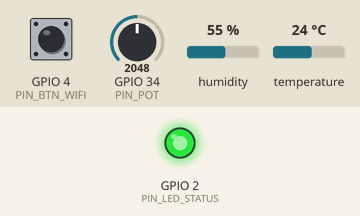
Bench run of a sketch on a simulated ESP32. Parts: output pins drawn as LEDs (lit = HIGH). The test bench sets the inputs (shaded band); at power-on: GPIO 4 (PIN_BTN_WIFI) HIGH, temperature 24 °C, GPIO 34 (PIN_POT) = 2048, humidity 55 %. WiFi joins after 1.5 s; servers stay silent unless stated; no MQTT or app messages arrive unless stated; what the sketch prints to the serial monitor is not drawn.

Above: at 3.2 s.
3.3 s: GPIO 4 (PIN_BTN_WIFI) pulled LOW for 0.15 s
At 4.0 s:
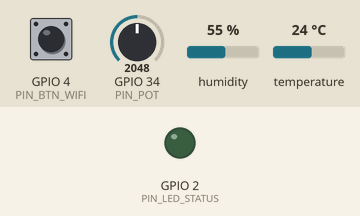
8.0 s: GPIO 4 (PIN_BTN_WIFI) pulled LOW for 1 s
14.9 s: temperature set to 34.2 °C
16.4 s: temperature set to 35.6 °C
21.1 s: GPIO 4 (PIN_BTN_WIFI) pulled LOW for 0.15 s
At 23.5 s:
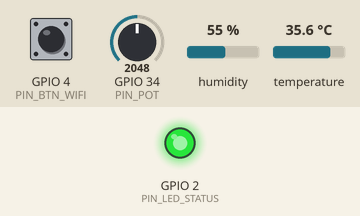
26.3 s: GPIO 4 (PIN_BTN_WIFI) pulled LOW for 3.2 s
At 27.5 s:
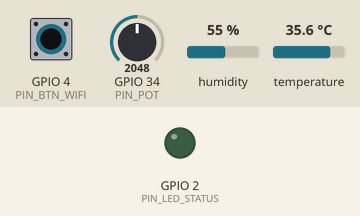
Timing chart, 0 to 31.5 s (numbered marks = the images above; inputs shaded):
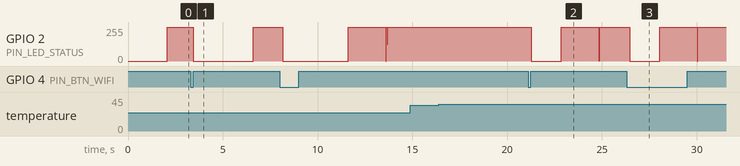

The sketch:

sketch.ino
```cpp
/* ============================================================================
 * CardioIA - Fase 3 / Parte 2
 * Transmissao para a nuvem via MQTT + Dashboard (Fog/Cloud Computing)
 * ----------------------------------------------------------------------------
 * Este sketch e a evolucao do firmware da Parte 1 (Edge). Em vez de apenas
 * imprimir as leituras no Serial, agora publicamos cada amostra em um broker
 * MQTT publico (HiveMQ) usando tres topicos hierarquicos:
 *
 *   cardioia/<deviceId>/sinais   -> payload JSON com {ts, bpm, temp, umid}
 *   cardioia/<deviceId>/alerta   -> publicado quando algum limite e violado
 *   cardioia/<deviceId>/status   -> "online" / "offline" (LWT)
 *
 * Mantemos a mesma logica de resiliencia da Parte 1: enquanto o ESP32
 * estiver desconectado (do Wi-Fi OU do broker MQTT), as amostras seguem
 * sendo gravadas no buffer circular em RAM. Quando a conexao retorna, o
 * buffer e drenado, publicando todos os dados acumulados.
 *
 * Broker: broker.hivemq.com:1883 (publico, sem TLS / sem autenticacao).
 * Para producao real (LGPD, dados sensiveis de saude) ver Secao "Seguranca"
 * em docs/fase_3/relatorio_parte_2_nuvem.md.
 *
 * Hardware: identico ao da Parte 1.
 *   - ESP32 DevKit V1
 *   - DHT22  -> GPIO 15
 *   - Pot    -> GPIO 34
 *   - LED    -> GPIO 2
 *   - Botao  -> GPIO 4 (agora forca reconexao MQTT)
 * ============================================================================ */

#include <Arduino.h>
#include <WiFi.h>
#include <PubSubClient.h>
#include <ArduinoJson.h>
#include <DHT.h>

// ---------- Wi-Fi (Wokwi expoe rede aberta) ----------
const char* WIFI_SSID = "Wokwi-GUEST";
const char* WIFI_PASS = "";

// ---------- MQTT ----------
const char* MQTT_HOST       = "broker.hivemq.com";
const uint16_t MQTT_PORT    = 1883;
const char* DEVICE_ID       = "cardioia-001";
const char* TOPIC_SINAIS    = "cardioia/cardioia-001/sinais";
const char* TOPIC_ALERTA    = "cardioia/cardioia-001/alerta";
const char* TOPIC_STATUS    = "cardioia/cardioia-001/status";

// ---------- Pinos ----------
#define PIN_DHT          15
#define PIN_POT          34
#define PIN_LED_STATUS    2
#define PIN_BTN_WIFI      4

#define DHT_TYPE       DHT22
DHT dht(PIN_DHT, DHT_TYPE);

// ---------- Configuracoes de coleta ----------
const uint32_t INTERVALO_LEITURA_MS = 2000;
const uint32_t INTERVALO_PUB_MS     = 2000;
const uint32_t INTERVALO_RECONEXAO_MS = 5000;

// ---------- Limites clinicos ----------
const float TEMP_MAX_C   = 38.0;
const float TEMP_MIN_C   = 35.0;
const int   BPM_MAX      = 120;
const int   BPM_MIN      = 50;

// ---------- Buffer circular em RAM (resiliencia offline) ----------
const uint16_t BUFFER_CAP = 100;
struct Amostra {
  uint32_t timestamp_ms;
  float    temperatura_c;
  float    umidade_pct;
  int      bpm;
  bool     alerta;
};
Amostra  buffer[BUFFER_CAP];
uint16_t buf_head = 0, buf_tail = 0, buf_count = 0;
uint32_t total_descartadas = 0;

void buffer_inserir(const Amostra& a) {
  buffer[buf_head] = a;
  buf_head = (buf_head + 1) % BUFFER_CAP;
  if (buf_count < BUFFER_CAP) {
    buf_count++;
  } else {
    buf_tail = (buf_tail + 1) % BUFFER_CAP;
    total_descartadas++;
  }
}
bool buffer_remover(Amostra& out) {
  if (buf_count == 0) return false;
  out = buffer[buf_tail];
  buf_tail = (buf_tail + 1) % BUFFER_CAP;
  buf_count--;
  return true;
}

// ---------- Clientes Wi-Fi + MQTT ----------
WiFiClient    wifi_client;
PubSubClient  mqtt(wifi_client);

uint32_t t_ultima_leitura = 0;
uint32_t t_ultima_reconexao = 0;
bool btn_estado_ant = HIGH;

// ============================================================================
// CONEXAO Wi-Fi
// ============================================================================

void conectar_wifi() {
  Serial.print(F("[WIFI] Conectando a "));
  Serial.println(WIFI_SSID);
  WiFi.mode(WIFI_STA);
  WiFi.begin(WIFI_SSID, WIFI_PASS);

  uint32_t inicio = millis();
  while (WiFi.status() != WL_CONNECTED && millis() - inicio < 15000) {
    delay(250);
    Serial.print('.');
  }
  if (WiFi.status() == WL_CONNECTED) {
    Serial.print(F("\n[WIFI] OK - IP: "));
    Serial.println(WiFi.localIP());
  } else {
    Serial.println(F("\n[WIFI] Falhou - seguira tentando em background."));
  }
}

// ============================================================================
// CONEXAO MQTT (handshake: CONNECT -> CONNACK)
// ============================================================================

void conectar_mqtt() {
  if (mqtt.connected()) return;
  if (WiFi.status() != WL_CONNECTED) return;

  Serial.print(F("[MQTT] Conectando ao broker "));
  Serial.print(MQTT_HOST);
  Serial.print(F(":"));
  Serial.println(MQTT_PORT);

  // LWT: o broker publica "offline" automaticamente se perdermos a conexao
  // sem desconectar de forma limpa - util para detectar falhas no dashboard.
  bool ok = mqtt.connect(DEVICE_ID,
                          /*user*/ nullptr, /*pass*/ nullptr,
                          /*willTopic*/ TOPIC_STATUS,
                          /*willQos*/ 1,
                          /*willRetain*/ true,
                          /*willMessage*/ "offline");
  if (ok) {
    Serial.println(F("[MQTT] CONNACK recebido. Status -> online."));
    mqtt.publish(TOPIC_STATUS, "online", true);  // retained
  } else {
    Serial.print(F("[MQTT] Falha. Codigo de retorno: "));
    Serial.println(mqtt.state());
  }
}

// ============================================================================
// PUBLICACAO MQTT (payload JSON)
// ============================================================================

/* Serializa uma amostra como JSON e publica no topico de sinais.
 * QoS 1 (at-least-once) garante que o broker confirme o recebimento. */
bool publicar_amostra(const Amostra& a) {
  StaticJsonDocument<256> doc;
  doc["ts"]    = a.timestamp_ms;
  doc["temp"]  = a.temperatura_c;
  doc["umid"]  = a.umidade_pct;
  doc["bpm"]   = a.bpm;
  doc["alert"] = a.alerta;

  char payload[256];
  size_t n = serializeJson(doc, payload, sizeof(payload));
  bool ok = mqtt.publish(TOPIC_SINAIS, (uint8_t*)payload, n, /*retained*/ false);

  if (ok && a.alerta) {
    // Topico dedicado de alertas - facilita assinaturas no Node-RED
    mqtt.publish(TOPIC_ALERTA, payload, false);
  }
  return ok;
}

/* Drena o buffer publicando uma amostra de cada vez. Se uma publicacao
 * falhar (ex.: queda do broker no meio do flush), aborta e mantem as
 * amostras restantes no buffer para a proxima tentativa. */
void sincronizar_buffer() {
  if (buf_count == 0) return;
  Serial.print(F("[SYNC] Publicando "));
  Serial.print(buf_count);
  Serial.println(F(" amostras pendentes..."));

  Amostra a;
  uint16_t enviadas = 0;
  while (buf_count > 0) {
    a = buffer[buf_tail];
    if (!publicar_amostra(a)) {
      Serial.println(F("[SYNC] Publicacao falhou - parando flush."));
      break;
    }
    buf_tail = (buf_tail + 1) % BUFFER_CAP;
    buf_count--;
    enviadas++;
    digitalWrite(PIN_LED_STATUS, LOW); delay(10);
    digitalWrite(PIN_LED_STATUS, HIGH);
  }
  Serial.print(F("[SYNC] OK - "));
  Serial.print(enviadas);
  Serial.println(F(" amostras enviadas via MQTT."));
}

// ============================================================================
// LEITURA DOS SENSORES (identica a Parte 1)
// ============================================================================

Amostra ler_sensores() {
  Amostra a;
  a.timestamp_ms  = millis();
  a.temperatura_c = dht.readTemperature();
  a.umidade_pct   = dht.readHumidity();
  int adc = analogRead(PIN_POT);
  a.bpm = map(adc, 0, 4095, 40, 180);
  bool temp_invalida = isnan(a.temperatura_c);
  a.alerta = (!temp_invalida && (a.temperatura_c > TEMP_MAX_C ||
                                  a.temperatura_c < TEMP_MIN_C)) ||
             (a.bpm > BPM_MAX) || (a.bpm < BPM_MIN);
  return a;
}

// ============================================================================
// BOTAO: agora forca um ciclo de reconexao (simula queda de rede)
// ============================================================================

void atualizar_botao() {
  bool estado = digitalRead(PIN_BTN_WIFI);
  if (btn_estado_ant == HIGH && estado == LOW) {
    Serial.println(F("\n>>> Botao pressionado: forcando desconexao MQTT/Wi-Fi"));
    mqtt.disconnect();
    WiFi.disconnect(true, false);
    delay(150);
  }
  btn_estado_ant = estado;
}

// ============================================================================
// SETUP & LOOP
// ============================================================================

void setup() {
  Serial.begin(115200);
  delay(500);
  Serial.println(F("\n=== CardioIA - Cloud Node (MQTT) iniciando ==="));

  pinMode(PIN_LED_STATUS, OUTPUT);
  pinMode(PIN_BTN_WIFI, INPUT_PULLUP);
  digitalWrite(PIN_LED_STATUS, LOW);

  dht.begin();
  mqtt.setServer(MQTT_HOST, MQTT_PORT);
  mqtt.setKeepAlive(15);   // keepalive curto -> deteccao rapida em wearable

  conectar_wifi();
  conectar_mqtt();
}

void loop() {
  atualizar_botao();

  // ----- 1) Manutencao de conexoes -----
  bool online = (WiFi.status() == WL_CONNECTED) && mqtt.connected();
  digitalWrite(PIN_LED_STATUS, online ? HIGH : LOW);

  if (!online) {
    uint32_t agora = millis();
    if (agora - t_ultima_reconexao >= INTERVALO_RECONEXAO_MS) {
      t_ultima_reconexao = agora;
      if (WiFi.status() != WL_CONNECTED) conectar_wifi();
      if (WiFi.status() == WL_CONNECTED && !mqtt.connected()) conectar_mqtt();
    }
  }

  // mqtt.loop() trata PINGREQ/PINGRESP e callbacks
  if (mqtt.connected()) mqtt.loop();

  // ----- 2) Coleta periodica + publicacao -----
  uint32_t agora = millis();
  if (agora - t_ultima_leitura >= INTERVALO_LEITURA_MS) {
    t_ultima_leitura = agora;
    Amostra a = ler_sensores();

    if (isnan(a.temperatura_c) || isnan(a.umidade_pct)) {
      Serial.println(F("[ERRO] DHT22 retornou NaN. Pulando esta amostra."));
      return;
    }

    Serial.print(F("[EDGE] t="));
    Serial.print(a.temperatura_c, 1);
    Serial.print(F("C  u="));
    Serial.print(a.umidade_pct, 1);
    Serial.print(F("%  bpm="));
    Serial.print(a.bpm);
    if (a.alerta) Serial.print(F("  *ALERTA*"));

    if (online) {
      // Antes de publicar a nova, drena qualquer pendente do buffer
      sincronizar_buffer();
      bool ok = publicar_amostra(a);
      Serial.println(ok ? F("  -> publicado") : F("  -> FALHA, indo p/ buffer"));
      if (!ok) buffer_inserir(a);
    } else {
      buffer_inserir(a);
      Serial.print(F("  -> buffered ("));
      Serial.print(buf_count);
      Serial.print(F("/"));
      Serial.print(BUFFER_CAP);
      Serial.println(F(")"));
    }
  }

  delay(20);
}
```

Measured:
- after the input at 3.3 s, GPIO 2 (PIN_LED_STATUS): 255/255 → 0/255 after 0.15 s, → 255/255 3.1 s later
- after the input at 14.9 s, every drawn part: stays the same
- after the input at 16.4 s, every drawn part: stays the same
- after the input at 21.1 s, GPIO 2 (PIN_LED_STATUS): 255/255 → 0/255 after 0.17 s, → 255/255 1.6 s later
- after the input at 26.3 s, GPIO 2 (PIN_LED_STATUS): 255/255 → 0/255 after 0.15 s, → 255/255 1.6 s later
